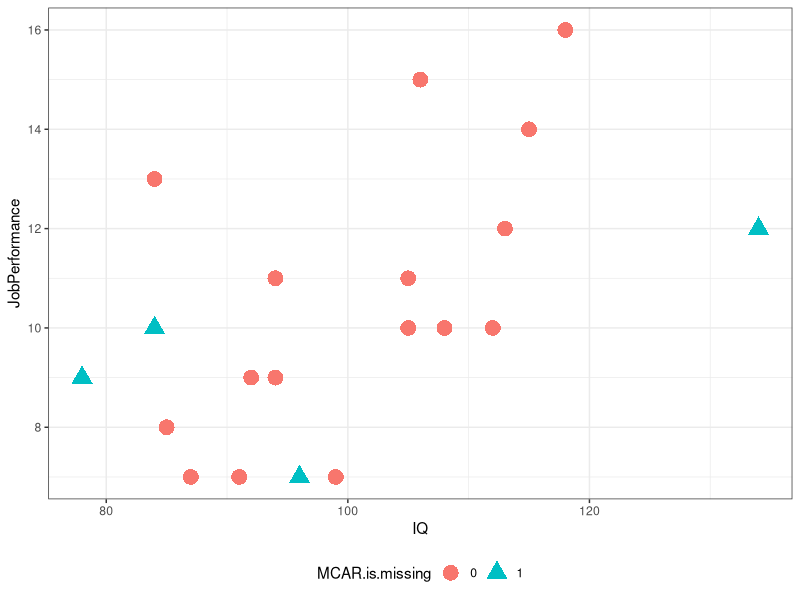
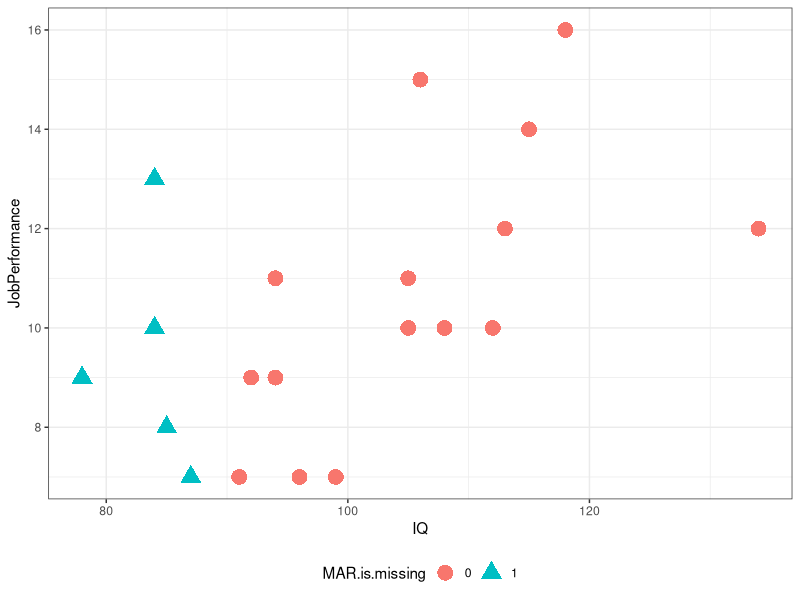
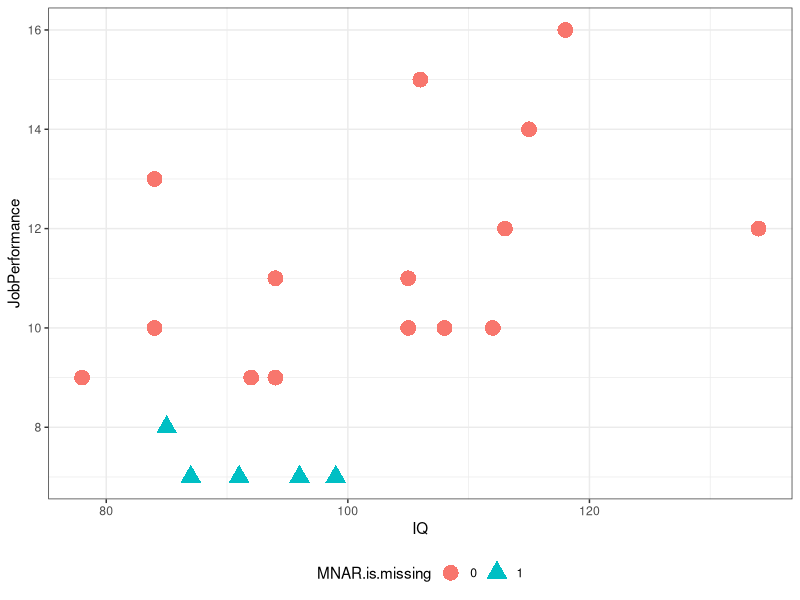

Recreate these plots in R, in order.
employee.IQ.JP <- data.frame(
  IQ = c(78, 84, 84, 85, 87, 91, 92, 94, 94, 96, 99, 105, 105, 106, 108, 112, 113, 115, 118, 134),
  JobPerformance = c(9, 13, 10, 8, 7, 7, 9, 9, 11, 7, 7, 10, 11, 15, 10, 10, 12, 14, 16, 12)
)
employee.IQ.JP

# create missing data flag
library(ggplot2)
employee.IQ.JP$MCAR <- employee.IQ.JP$JobPerformance
employee.IQ.JP$MCAR[c(1, 3, 10, 20)] <- NA
employee.IQ.JP$MCAR.is.missing <- as.factor(as.integer(is.na(employee.IQ.JP$MCAR)))
p <- ggplot(data = employee.IQ.JP, aes(x=IQ, y=JobPerformance, colour = MCAR.is.missing)) + geom_point(aes(shape = MCAR.is.missing), size = 5) + theme_bw() %+replace% theme(legend.position = "bottom")
print(p)

employee.IQ.JP$MAR <- employee.IQ.JP$JobPerformance
employee.IQ.JP$MAR[1:5] <- NA
employee.IQ.JP$MAR.is.missing <- as.factor(as.integer(is.na(employee.IQ.JP$MAR)))
p2 <- ggplot(data = employee.IQ.JP, aes(x=IQ, y=JobPerformance, colour = MAR.is.missing)) + geom_point(aes(shape = MAR.is.missing), size = 5) + theme_bw() %+replace% theme(legend.position = "bottom")
print(p2)

employee.IQ.JP$MNAR <- employee.IQ.JP$JobPerformance
employee.IQ.JP$MNAR[c(4:6, 10:11)] <- NA
employee.IQ.JP$MNAR.is.missing <- as.factor(as.integer(is.na(employee.IQ.JP$MNAR)))
p3 <- ggplot(data = employee.IQ.JP, aes(x=IQ, y=JobPerformance, colour = MNAR.is.missing)) + geom_point(aes(shape = MNAR.is.missing), size = 5) + theme_bw() %+replace% theme(legend.position = "bottom")
print(p3)